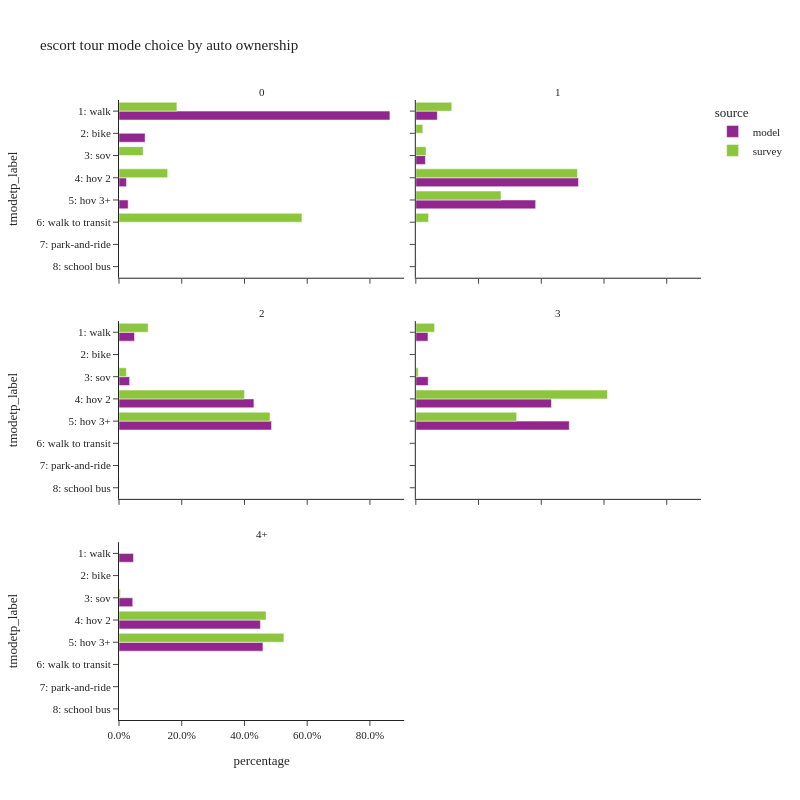

Write notebook code for a chart like this one.
### Code cell
plot_mode_choice(es_tour.filter(pl.col('hhvehs_4+') != "-1"),
                 "hhvehs_4+",
                 {"hhvehs_4+":["0","1","2","3","4+"],
                  "tmodetp_label": list(util.tmodetp_cat.values())},
                 "auto ownership",2,800)

### Figure 1 — Plotly figure (JSON) as saved in the notebook; plotly's stock layout.template omitted (floating-point values rounded to 4 significant figures)
{"data": [{"alignmentgroup": "True", "customdata": [[22959], [2214], [631], [776]], "hovertemplate": "source=model<br>hhvehs_4+=0<br>percentage=%{x}<br>tmodetp_label=%{y}<br>sample count=%{customdata[0]}<extra></extra>", "legendgroup": "model", "marker": {"color": "#91268F", "pattern": {"shape": ""}}, "name": "model", "offsetgroup": "model", "orientation": "h", "showlegend": true, "textposition": "auto", "type": "bar", "x": [0.8638, 0.0833, 0.02374, 0.02919], "xaxis": "x5", "y": ["1: walk", "2: bike", "4: hov 2", "5: hov 3+"], "yaxis": "y5"}, {"alignmentgroup": "True", "customdata": [[4], [1], [1], [4]], "hovertemplate": "source=survey<br>hhvehs_4+=0<br>percentage=%{x}<br>tmodetp_label=%{y}<br>sample count=%{customdata[0]}<extra></extra>", "legendgroup": "survey", "marker": {"color": "#8CC63E", "pattern": {"shape": ""}}, "name": "survey", "offsetgroup": "survey", "orientation": "h", "showlegend": true, "textposition": "auto", "type": "bar", "x": [0.1846, 0.07694, 0.1552, 0.5832], "xaxis": "x5", "y": ["1: walk", "3: sov", "4: hov 2", "6: walk to transit"], "yaxis": "y5"}, {"alignmentgroup": "True", "customdata": [[4], [8583], [1], [3832], [64838], [47773]], "hovertemplate": "source=model<br>hhvehs_4+=1<br>percentage=%{x}<br>tmodetp_label=%{y}<br>sample count=%{customdata[0]}<extra></extra>", "legendgroup": "model", "marker": {"color": "#91268F", "pattern": {"shape": ""}}, "name": "model", "offsetgroup": "model", "orientation": "h", "showlegend": false, "textposition": "auto", "type": "bar", "x": [3.199e-05, 0.06865, 7.998e-06, 0.03065, 0.5186, 0.3821], "xaxis": "x6", "y": [null, "1: walk", "2: bike", "3: sov", "4: hov 2", "5: hov 3+"], "yaxis": "y6"}, {"alignmentgroup": "True", "customdata": [[2], [40], [7], [13], [96], [55], [4], [2]], "hovertemplate": "source=survey<br>hhvehs_4+=1<br>percentage=%{x}<br>tmodetp_label=%{y}<br>sample count=%{customdata[0]}<extra></extra>", "legendgroup": "survey", "marker": {"color": "#8CC63E", "pattern": {"shape": ""}}, "name": "survey", "offsetgroup": "survey", "orientation": "h", "showlegend": false, "textposition": "auto", "type": "bar", "x": [0.001734, 0.1146, 0.02223, 0.03262, 0.5153, 0.2717, 0.04067, 0.001039], "xaxis": "x6", "y": [null, "1: walk", "2: bike", "3: sov", "4: hov 2", "5: hov 3+", "6: walk to transit", "8: school bus"], "yaxis": "y6"}, {"alignmentgroup": "True", "customdata": [[7], [13144], [2], [8982], [114167], [129081]], "hovertemplate": "source=model<br>hhvehs_4+=2<br>percentage=%{x}<br>tmodetp_label=%{y}<br>sample count=%{customdata[0]}<extra></extra>", "legendgroup": "model", "marker": {"color": "#91268F", "pattern": {"shape": ""}}, "name": "model", "offsetgroup": "model", "orientation": "h", "showlegend": false, "textposition": "auto", "type": "bar", "x": [2.638e-05, 0.04953, 7.536e-06, 0.03385, 0.4302, 0.4864], "xaxis": "x3", "y": [null, "1: walk", "2: bike", "3: sov", "4: hov 2", "5: hov 3+"], "yaxis": "y3"}, {"alignmentgroup": "True", "customdata": [[1], [32], [4], [8], [149], [143], [1], [1]], "hovertemplate": "source=survey<br>hhvehs_4+=2<br>percentage=%{x}<br>tmodetp_label=%{y}<br>sample count=%{customdata[0]}<extra></extra>", "legendgroup": "survey", "marker": {"color": "#8CC63E", "pattern": {"shape": ""}}, "name": "survey", "offsetgroup": "survey", "orientation": "h", "showlegend": false, "textposition": "auto", "type": "bar", "x": [0.0005541, 0.09289, 0.0004917, 0.02348, 0.4002, 0.4816, 0.0002726, 0.0005567], "xaxis": "x3", "y": [null, "1: walk", "2: bike", "3: sov", "4: hov 2", "5: hov 3+", "6: walk to transit", "8: school bus"], "yaxis": "y3"}, {"alignmentgroup": "True", "customdata": [[5], [5159], [3], [5252], [57555], [65130]], "hovertemplate": "source=model<br>hhvehs_4+=3<br>percentage=%{x}<br>tmodetp_label=%{y}<br>sample count=%{customdata[0]}<extra></extra>", "legendgroup": "model", "marker": {"color": "#91268F", "pattern": {"shape": ""}}, "name": "model", "offsetgroup": "model", "orientation": "h", "showlegend": false, "textposition": "auto", "type": "bar", "x": [3.756e-05, 0.03876, 2.254e-05, 0.03946, 0.4324, 0.4893], "xaxis": "x4", "y": [null, "1: walk", "2: bike", "3: sov", "4: hov 2", "5: hov 3+"], "yaxis": "y4"}, {"alignmentgroup": "True", "customdata": [[4], [6], [30], [23]], "hovertemplate": "source=survey<br>hhvehs_4+=3<br>percentage=%{x}<br>tmodetp_label=%{y}<br>sample count=%{customdata[0]}<extra></extra>", "legendgroup": "survey", "marker": {"color": "#8CC63E", "pattern": {"shape": ""}}, "name": "survey", "offsetgroup": "survey", "orientation": "h", "showlegend": false, "textposition": "auto", "type": "bar", "x": [0.05982, 0.00761, 0.611, 0.3216], "xaxis": "x4", "y": ["1: walk", "3: sov", "4: hov 2", "5: hov 3+"], "yaxis": "y4"}, {"alignmentgroup": "True", "customdata": [[2], [3537], [3347], [34423], [35033]], "hovertemplate": "source=model<br>hhvehs_4+=4+<br>percentage=%{x}<br>tmodetp_label=%{y}<br>sample count=%{customdata[0]}<extra></extra>", "legendgroup": "model", "marker": {"color": "#91268F", "pattern": {"shape": ""}}, "name": "model", "offsetgroup": "model", "orientation": "h", "showlegend": false, "textposition": "auto", "type": "bar", "x": [2.62e-05, 0.04633, 0.04384, 0.4509, 0.4589], "xaxis": "x", "y": [null, "1: walk", "3: sov", "4: hov 2", "5: hov 3+"], "yaxis": "y"}, {"alignmentgroup": "True", "customdata": [[1], [13], [8], [1]], "hovertemplate": "source=survey<br>hhvehs_4+=4+<br>percentage=%{x}<br>tmodetp_label=%{y}<br>sample count=%{customdata[0]}<extra></extra>", "legendgroup": "survey", "marker": {"color": "#8CC63E", "pattern": {"shape": ""}}, "name": "survey", "offsetgroup": "survey", "orientation": "h", "showlegend": false, "textposition": "auto", "type": "bar", "x": [0.004109, 0.4689, 0.5258, 0.001241], "xaxis": "x", "y": ["3: sov", "4: hov 2", "5: hov 3+", "6: walk to transit"], "yaxis": "y"}], "layout": {"annotations": [{"font": {}, "showarrow": false, "text": "4+", "x": 0.245, "xanchor": "center", "xref": "paper", "y": 0.2867, "yanchor": "bottom", "yref": "paper"}, {"font": {}, "showarrow": false, "text": "2", "x": 0.245, "xanchor": "center", "xref": "paper", "y": 0.6433, "yanchor": "bottom", "yref": "paper"}, {"font": {}, "showarrow": false, "text": "3", "x": 0.755, "xanchor": "center", "xref": "paper", "y": 0.6433, "yanchor": "bottom", "yref": "paper"}, {"font": {}, "showarrow": false, "text": "0", "x": 0.245, "xanchor": "center", "xref": "paper", "y": 1.0, "yanchor": "bottom", "yref": "paper"}, {"font": {}, "showarrow": false, "text": "1", "x": 0.755, "xanchor": "center", "xref": "paper", "y": 1.0, "yanchor": "bottom", "yref": "paper"}], "barmode": "group", "height": 800, "legend": {"title": {"text": "source"}, "tracegroupgap": 0}, "title": {"text": "escort tour mode choice by auto ownership"}, "width": 800, "xaxis": {"anchor": "y", "domain": [0.0, 0.49], "tickformat": ".1%", "title": {"text": "percentage"}}, "xaxis2": {"anchor": "y2", "domain": [0.51, 1.0], "matches": "x", "tickformat": ".1%", "title": {"text": "percentage"}}, "xaxis3": {"anchor": "y3", "domain": [0.0, 0.49], "matches": "x", "showticklabels": false, "tickformat": ".1%"}, "xaxis4": {"anchor": "y4", "domain": [0.51, 1.0], "matches": "x", "showticklabels": false, "tickformat": ".1%"}, "xaxis5": {"anchor": "y5", "domain": [0.0, 0.49], "matches": "x", "showticklabels": false, "tickformat": ".1%"}, "xaxis6": {"anchor": "y6", "domain": [0.51, 1.0], "matches": "x", "showticklabels": false, "tickformat": ".1%"}, "yaxis": {"anchor": "x", "categoryarray": ["9: tnc", "8: school bus", "7: park-and-ride", "6: walk to transit", "5: hov 3+", "4: hov 2", "3: sov", "2: bike", "1: walk"], "categoryorder": "array", "domain": [0.0, 0.2867], "title": {"text": "tmodetp_label"}}, "yaxis2": {"anchor": "x2", "domain": [0.0, 0.2867], "matches": "y", "showticklabels": false}, "yaxis3": {"anchor": "x3", "categoryarray": ["9: tnc", "8: school bus", "7: park-and-ride", "6: walk to transit", "5: hov 3+", "4: hov 2", "3: sov", "2: bike", "1: walk"], "categoryorder": "array", "domain": [0.3567, 0.6433], "matches": "y", "title": {"text": "tmodetp_label"}}, "yaxis4": {"anchor": "x4", "domain": [0.3567, 0.6433], "matches": "y", "showticklabels": false}, "yaxis5": {"anchor": "x5", "categoryarray": ["9: tnc", "8: school bus", "7: park-and-ride", "6: walk to transit", "5: hov 3+", "4: hov 2", "3: sov", "2: bike", "1: walk"], "categoryorder": "array", "domain": [0.7133, 1.0], "matches": "y", "title": {"text": "tmodetp_label"}}, "yaxis6": {"anchor": "x6", "domain": [0.7133, 1.0], "matches": "y", "showticklabels": false}}}
